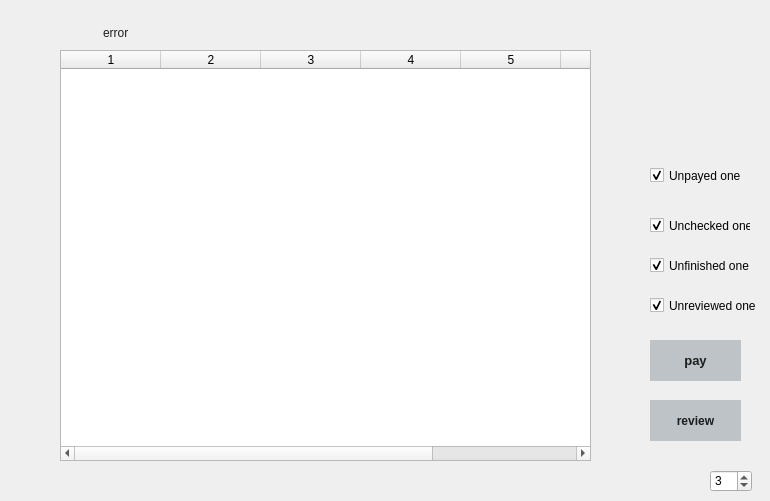
  <widget class="QWidget" name="bookings_tab">
   <attribute name="title">
    <string>           bookings          </string>
   </attribute>
   <widget class="QCheckBox" name="unpayed_checkbox">
    <property name="geometry">
     <rect>
      <x>650</x>
      <y>160</y>
      <width>101</width>
      <height>31</height>
     </rect>
    </property>
    <property name="font">
     <font>
      <family>Microsoft YaHei UI</family>
     </font>
    </property>
    <property name="text">
     <string>Unpayed one</string>
    </property>
    <property name="checked">
     <bool>true</bool>
    </property>
   </widget>
   <widget class="QCheckBox" name="unaccepted_checkbox">
    <property name="geometry">
     <rect>
      <x>650</x>
      <y>210</y>
      <width>101</width>
      <height>31</height>
     </rect>
    </property>
    <property name="font">
     <font>
      <family>Microsoft YaHei UI</family>
     </font>
    </property>
    <property name="text">
     <string>Unchecked one</string>
    </property>
    <property name="checked">
     <bool>true</bool>
    </property>
   </widget>
   <widget class="QCheckBox" name="unfinfished_checkbox">
    <property name="geometry">
     <rect>
      <x>650</x>
      <y>250</y>
      <width>111</width>
      <height>31</height>
     </rect>
    </property>
    <property name="font">
     <font>
      <family>Microsoft YaHei UI</family>
     </font>
    </property>
    <property name="text">
     <string>Unfinished one</string>
    </property>
    <property name="checked">
     <bool>true</bool>
    </property>
   </widget>
   <widget class="QCheckBox" name="unreviewed_checkbox">
    <property name="geometry">
     <rect>
      <x>650</x>
      <y>290</y>
      <width>111</width>
      <height>31</height>
     </rect>
    </property>
    <property name="font">
     <font>
      <family>Microsoft YaHei UI</family>
     </font>
    </property>
    <property name="text">
     <string>Unreviewed one</string>
    </property>
    <property name="checked">
     <bool>true</bool>
    </property>
   </widget>
   <widget class="QTableWidget" name="booking_table">
    <property name="geometry">
     <rect>
      <x>60</x>
      <y>50</y>
      <width>531</width>
      <height>411</height>
     </rect>
    </property>
    <property name="columnCount">
     <number>7</number>
    </property>
    <column/>
    <column/>
    <column/>
    <column/>
    <column/>
    <column/>
    <column/>
   </widget>
   <widget class="QPushButton" name="pay_button">
    <property name="geometry">
     <rect>
      <x>650</x>
      <y>340</y>
      <width>91</width>
      <height>41</height>
     </rect>
    </property>
    <property name="font">
     <font>
      <family>Microsoft YaHei UI</family>
      <pointsize>10</pointsize>
      <weight>75</weight>
      <bold>true</bold>
     </font>
    </property>
    <property name="styleSheet">
     <string notr="true">QPushButton
{
  color: #1d1d1d;
  background-color: #bdc3c7;
	border:none;
  padding: 3px;
  font-family:&quot;Microsoft YaHei UI&quot;;
	text-align: center;
}
QPushButton:hover, QPushButton:pressed , QPushButton:checked
{
  background-color:  #95a5a6;
	text-align: right;
	padding-right: 20px;

}
QPushButton:hover
{
  background-image: url(:/qss/icon/pay.png);
	background-repeat:no-repeat;
	background-position: center left;
}
QPushButton:pressed, QPushButton:checked
{
  background-image: url(:/qss/icon/pay.png);
	background-repeat:no-repeat;
	background-position: center left;
}</string>
    </property>
    <property name="text">
     <string>pay</string>
    </property>
   </widget>
   <widget class="QPushButton" name="review_button">
    <property name="geometry">
     <rect>
      <x>650</x>
      <y>400</y>
      <width>91</width>
      <height>41</height>
     </rect>
    </property>
    <property name="font">
     <font>
      <family>Microsoft YaHei UI</family>
      <pointsize>9</pointsize>
      <weight>75</weight>
      <bold>true</bold>
     </font>
    </property>
    <property name="styleSheet">
     <string notr="true">QPushButton
{
  color: #1d1d1d;
  background-color: #bdc3c7;
	border:none;
  padding: 3px;
  font-family:&quot;Microsoft YaHei UI&quot;;
	text-align: center;
}
QPushButton:hover, QPushButton:pressed , QPushButton:checked
{
  background-color:  #95a5a6;
	text-align: right;
	padding-right: 20px;

}
QPushButton:hover
{
  background-image: url(:/qss/icon/review.png);
	background-repeat:no-repeat;
	background-position: center left;
}
QPushButton:pressed, QPushButton:checked
{
  background-image: url(:/qss/icon/review.png);
	background-repeat:no-repeat;
	background-position: center left;
}</string>
    </property>
    <property name="text">
     <string>review</string>
    </property>
   </widget>
   <widget class="QLabel" name="error_label_booking">
    <property name="geometry">
     <rect>
      <x>70</x>
      <y>20</y>
      <width>481</width>
      <height>25</height>
     </rect>
    </property>
    <property name="styleSheet">
     <string notr="true">QLabel
{
  color: #1d1d1d;
  background-color: none;
  border: none;
  padding-left: 30px;
  font-family:&quot;Microsoft YaHei UI&quot;;
  text-align: left;
  background-image: url(:/qss/icon/error.png);
  background-repeat:no-repeat;
  background-position: center left;
}</string>
    </property>
    <property name="text">
     <string>error</string>
    </property>
   </widget>
   <widget class="QSpinBox" name="review_spinbox">
    <property name="geometry">
     <rect>
      <x>710</x>
      <y>470</y>
      <width>42</width>
      <height>22</height>
     </rect>
    </property>
    <property name="maximum">
     <number>5</number>
    </property>
    <property name="value">
     <number>3</number>
    </property>
   </widget>
  </widget>
